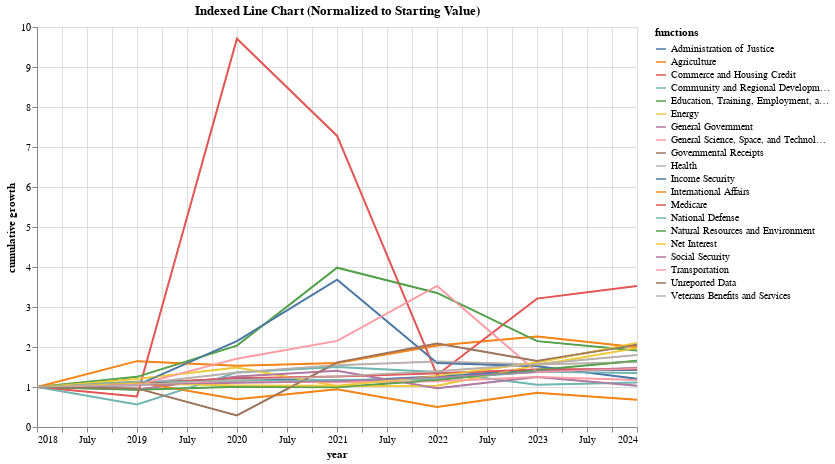

The notebook cell saved with this chart:
### Markdown cell above
## Interactive Indexed Line Chart

### Code cell
budget_year_plot['indexed'] = budget_year_plot.groupby('functions')['value'].transform(
    lambda x: (x / x.iloc[0])
)

# Basic indexed line chart
line = alt.Chart(budget_year_plot).mark_line().encode(
    x=alt.X('year:T', title='year'),
    y=alt.Y('indexed:Q', title='cumulative growth'),
    color=alt.Color('functions:N'),
    tooltip=['functions:N', 'indexed:Q', 'value:Q']
).properties(
    width=600,
    height=400,
    title='Indexed Line Chart (Normalized to Starting Value)'
)

interactive_line = line.interactive()  # Enable zoom/pan

# Add hover highlighting
highlight = alt.selection_point(
    on='mouseover',
    fields=['functions'],
    empty=False
)

# Highlight lines on hover
highlighted_lines = line.encode(
    strokeWidth=alt.condition(highlight, alt.value(3), alt.value(1))
).add_params(highlight)

# Combine all layers
final_chart = (interactive_line + highlighted_lines)
final_chart

### Figure 1 — Vega-Lite specification as saved in the notebook (floating-point values rounded to 4 significant figures; data arrays with more than 128 entries replaced by an {"elided": "..."} marker saying what was removed)
{"config": {"view": {"continuousWidth": 300, "continuousHeight": 300}}, "layer": [{"mark": {"type": "line"}, "encoding": {"color": {"field": "functions", "type": "nominal"}, "tooltip": [{"field": "functions", "type": "nominal"}, {"field": "indexed", "type": "quantitative"}, {"field": "value", "type": "quantitative"}], "x": {"field": "year", "title": "year", "type": "temporal"}, "y": {"field": "indexed", "title": "cumulative growth", "type": "quantitative"}}, "name": "view_5", "title": "Indexed Line Chart (Normalized to Starting Value)"}, {"mark": {"type": "line"}, "encoding": {"color": {"field": "functions", "type": "nominal"}, "strokeWidth": {"condition": {"param": "param_6", "value": 3, "empty": false}, "value": 1}, "tooltip": [{"field": "functions", "type": "nominal"}, {"field": "indexed", "type": "quantitative"}, {"field": "value", "type": "quantitative"}], "x": {"field": "year", "title": "year", "type": "temporal"}, "y": {"field": "indexed", "title": "cumulative growth", "type": "quantitative"}}, "name": "view_6", "title": "Indexed Line Chart (Normalized to Starting Value)"}], "data": {"name": "data-98a55d68693314006422b5330bb94de1"}, "height": 400, "params": [{"name": "param_5", "select": {"type": "interval", "encodings": ["x", "y"]}, "bind": "scales", "views": ["view_5"]}, {"name": "param_6", "select": {"type": "point", "fields": ["functions"], "on": "mouseover"}, "views": ["view_6"]}], "width": 600, "$schema": "https://vega.github.io/schema/vega-lite/v5.20.1.json", "datasets": {"data-98a55d68693314006422b5330bb94de1": {"elided": "140 records"}}}
